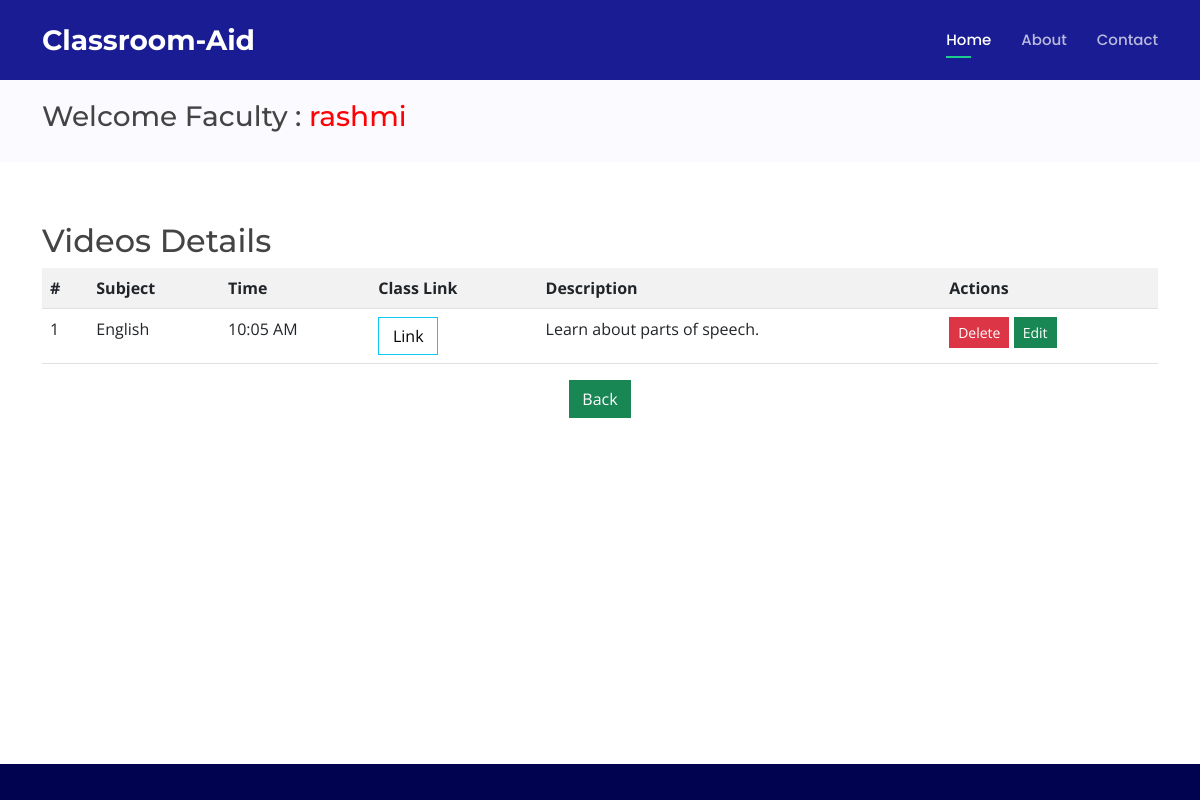
Page /managevideos.php (signed in) on the committed database.
### tables this page shows
CREATE TABLE `video` (
  `V_id` int(10) NOT NULL,
  `V_Title` varchar(50) NOT NULL,
  `V_Time` varchar(40) NOT NULL,
  `V_Url` longtext NOT NULL,
  `V_Remarks` longtext NOT NULL
);

### managevideos.php (the view, shortened to what this page needs)
<?php
$fname = $_SESSION[ "fname" ];
?>
<!DOCTYPE html>
<html lang="en">
<?php include('after-login.php'); ?>
<body>
  <main id="main">
    <section class="breadcrumbs">
      <div class="container">
        <div class="d-flex justify-content-between align-items-center">
        <h3> Welcome Faculty : <a href="welcomefaculty.php" ><span style="color:#FF0004"> <?php echo $fname; ?></span></a> </h3>
        </div>
      </div>
    </section>
    <section class="inner-page">
      <div class="container">
			<?php
				include('database.php');
				$sql="SELECT * FROM video";
				$rs=mysqli_query($connect,$sql);
				echo "<h2 class='page-header'>Videos Details</h2>";
				echo "<table class='table table-striped' style='width:100%'>
				<tr>
					<th>#</th>
					<th>Subject</th>
					<th>Time</th>
					<th>Class Link</th>
					<th>Description</th>
					<th>Actions</th>
				</tr>";
				$count = 1;
				while( $row = mysqli_fetch_array($rs) )
				{
				?>
			<tr>
				<td>
					<?PHP echo $count;?>
				</td>
				<td>
					<?PHP echo $row['V_Title'];?>
				</td>
				<td>
					<?PHP echo $row['V_Time'];?>
				</td>
				<td>
				<a href="<?php echo $row['V_Url']; ?>"><input type=	"url" Value="Link"  class="btn btn-info" style="border-radius:0%;color:black;background:white;width:60px"><i class="fa fa-video-camera"></i></a>
				</td>
				<td>
					<?PHP echo $row['V_Remarks'];?>
				</td>
				<td><a href="managevideos.php?deleteid=<?php echo $row['V_id']; ?>"> <input type="button" Value="Delete"  class="btn btn-danger btn-sm" style="border-radius:0%" data-toggle="modal" data-target="#myModal"></a>
				<a href="managevideos2.php?editassid=<?php echo $row['V_id']; ?>"> <input type="button" Value="Edit"  class="btn btn-success btn-sm" style="border-radius:0%" data-toggle="modal" data-target="#myModal"></a>
				</td>
			</tr>
			<?php
		$count++;	}
			?>
			</table>
			<a href="welcomefaculty.php"> <input type="button" Value="Back"  class="btn btn-success" style="border-radius:0%;margin:0 auto;display:block;"></a>
      </div>
    </section>
  </main>
 <footer id="footer">
</footer>
</body>
</html>

### assets/css/style.css (style rules this page uses)
body { font-family: "Open Sans", sans-serif; color: #444444; }
a { color: #1acc8d; text-decoration: none; }
h1, h2, h3, h4, h5, h6 { font-family: "Montserrat", sans-serif; }
section { padding: 60px 0; overflow: hidden; }
.breadcrumbs { padding: 20px 0; background-color: #fafaff; min-height: 40px; margin-top: 80px; }
#footer { background: #010351; padding: 10px 10px 0px 0px; color: #fff; font-size: 14px; position:fixed; bottom:0; height:36px; width:100%; }

### rows in the picture
video: V_Title "English", V_Time "10:05 AM", V_Remarks "Learn about parts of speech."

### other values in the picture
$fname "rashmi"
